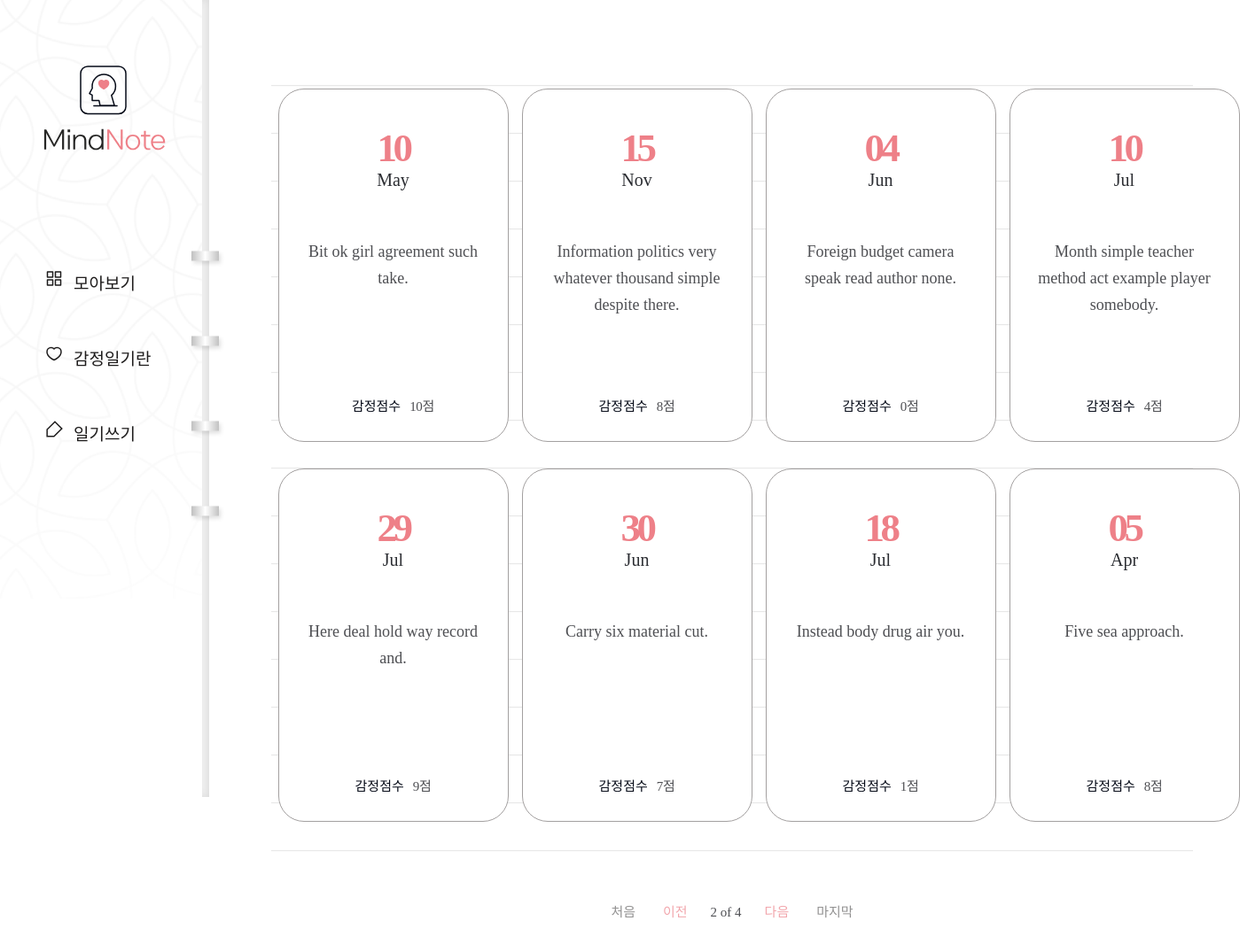
The app's page /diary/?page=2 with its own data.
### diary/models.py (models this page shows, shortened)
class Page(models.Model):
    title = models.CharField(max_length=100, validators=[validate_no_hash])
    content = models.TextField(validators=[validate_no_hash])
    feeling = models.CharField(max_length=80, validators=[validate_no_hash, validate_no_numbers])
    score = models.IntegerField(validators=[validate_score])
    dt_created = models.DateField()

### diary/views.py (the view)
# urls.py: path('diary/', views.PageListView.as_view(), name='page-list'),
class PageListView(ListView):
    model = Page
    ordering = ['-dt_created']
    paginate_by = 8

### diary/templates/diary/page_list.html (shortened to what this page needs)
{% extends './base.html' %}
{% block content %}
{% if page_obj.object_list %}
    <div class="wrap-note">
        <div class="note">
            <div class="note-list">
                <ul>
                    {% for obj in page_obj.object_list %}
                    <li>
                        <a href="{% url 'page-detail' obj.id %}">
                            <div class="date">
                                <span>{{obj.dt_created|date:"d"}}</span>
                                <p>{{obj.dt_created|date:"M"}}</p>
                            </div>
                            <h2>{{obj.title}}</h2>
                            <div class="score">
                                <p>감정점수</p>
                                <span>{{obj.score}}점</span>
                            </div>
                        </a>
                    </li>
                    {% endfor %}
                </ul>
            </div>
            <div class="paging">
                {% if page_obj.has_previous %}
                    <a href="?page=1" class="first">처음</a>
                    <a href="?page={{page_obj.previous_page_number}}" class="prev">이전</a>
                {% endif %}
                <span class="page">
                    <p>{{page_obj.number}} of {{page_obj.paginator.num_pages}}</p>
                </span>
                {% if page_obj.has_next %}
                    <a href="?page={{page_obj.next_page_number}}" class="next">다음</a>
                    <a href="?page={{page_obj.paginator.num_pages}}" class="last">마지막</a>
                {% endif %}
            </div>
        </div>
    </div>
{% endif %}
{% endblock content %}

### diary/static/diary/css/styles.css (style rules this page uses)
h1,h2,h3,p,a,ul,li { margin: 0; padding: 0; font-family: 'NanumSquare'; list-style: none; text-decoration: none; outline: none; }
html { position: relative; min-height: 100%; margin: 0; }
body { margin: 0; padding: 0; -webkit-font-smoothing: antialiased; -moz-osx-font-smoothing: auto; }
.wrap-note .note { padding-left: 236px; padding-top: 50px; padding-bottom: 200px; }
.note-list { margin: 0 70px; padding-top: 50px; background: url(../image/note-bg.svg) repeat-x center/1535px 974px; }
.note-list ul { overflow: hidden; width: 1100px; margin: 0 auto; padding-bottom: 50px; }
.note-list ul li { float: left; width: 25%; padding-bottom: 30px; }
.note-list ul li a { display: block; width: 258px; height: 397px; margin: 0 auto; background: #fff; border: solid 1px #a3a0a0; border-radius: 29px; }
.note-list ul li a .date { margin-top: 40px; margin-bottom: 55px; text-align: center; }
.note-list ul li a .date p { display: inline-block; font-family: 'NanumSquare'; color: #2b2d32; font-size: 20px; text-align: center; text-transform: capitalize; line-height: 1; }
.note-list ul li a .date span { display: block; font-family: 'NanumSquare'; color: #ee8088; font-weight: 700; font-size: 45px; letter-spacing: -4.47px; }
.note-list ul li a h2 { width: 196px; height: 150px; margin: 0 auto; font-family: 'NanumBarunpen'; color: #4e4f53; font-weight: normal; font-size: 18px; line-height: 1.67; text-align: center; }
.note-list ul li a .score { margin-top: 28px; text-align: center; }
.note-list ul li a .score p { display: inline-block; font-family: 'NanumSquare'; color: #060b18; font-size: 15px; }
.note-list ul li a .score span { padding-left: 6px; font-family: 'NanumBarunpen'; color: #4e4f53; font-size: 15px; letter-spacing: -0.29px; }
.paging { margin-top: 10px; text-align: center; }
.paging a { display: inline-block; font-family: 'NanumSquare'; font-size: 15px; }
.paging .first,.paging .last { color: #929191; }
.paging .first { margin-right: 27px; }
.paging .last { margin-left: 27px; }
.paging .prev,.paging .next { color: #f2a6ac; }
.paging span { display: inline-block; }
.paging span p { margin: 0 22px; font-family: 'NanumSquare'; color: #4e4f53; font-size: 15px; }

### records on screen
Page: dt_created "10", dt_created "May", title "Bit ok girl agreement such take.", score "10"
Page: dt_created "15", dt_created "Nov", title "Information politics very whatever thousand simple despite there.", score "8"
Page: dt_created "04", dt_created "Jun", title "Foreign budget camera speak read author none.", score "0"
Page: dt_created "10", dt_created "Jul", title "Month simple teacher method act example player somebody.", score "4"
Page: dt_created "29", dt_created "Jul", title "Here deal hold way record and.", score "9"
Page: dt_created "30", dt_created "Jun", title "Carry six material cut.", score "7"
Page: dt_created "18", dt_created "Jul", title "Instead body drug air you.", score "1"
Page: dt_created "05", dt_created "Apr", title "Five sea approach.", score "8"

### other values on screen
{{ page_obj.number }} "2"
{{ page_obj.paginator.num_pages }} "4"
